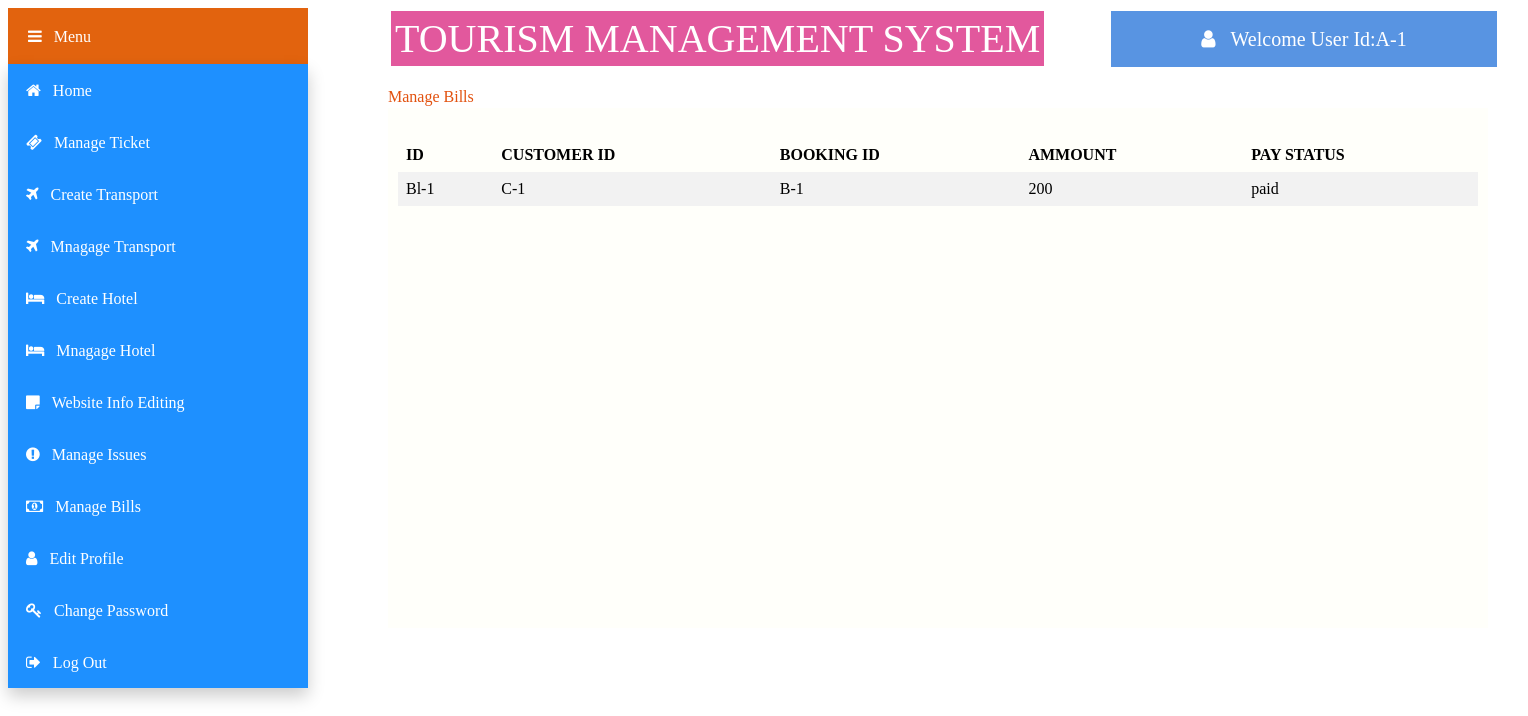
The app's page /views/Manager/managebill.php (signed in), older data.
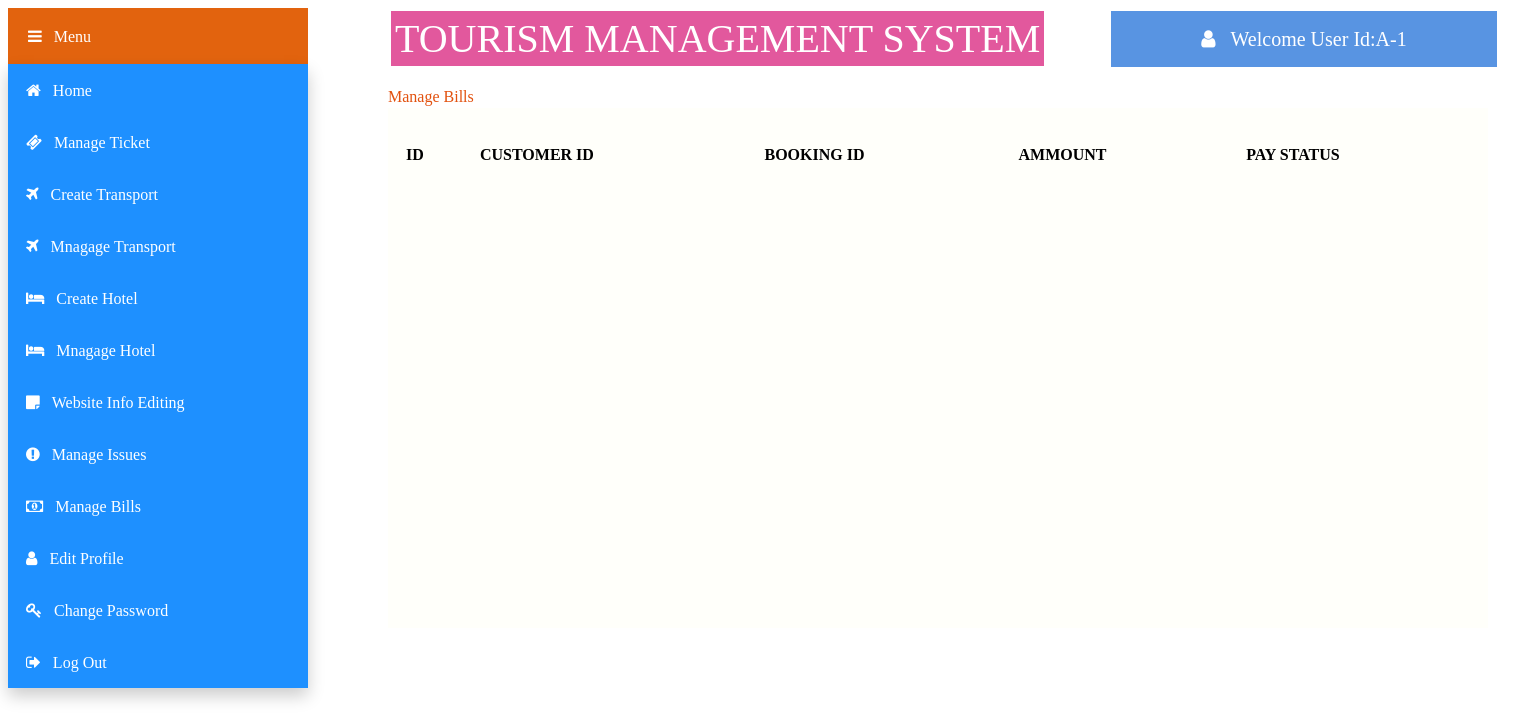
The same page, newer data.
### tables this page shows
CREATE TABLE `bill` (
  `bl_id` varchar(50) NOT NULL,
  `status` varchar(50) NOT NULL,
  `pay_status` varchar(50) NOT NULL,
  `amount` varchar(50) NOT NULL,
  `c_id` varchar(50) NOT NULL,
  `b_id` varchar(50) NOT NULL
);

### models/database.php (called while the page is built, shortened)
<?php
	 $serverName="localhost";
	 $userName="root";
	 $password="";
	 $dbName="tms";
	function get($query)
	{
        $data=array();
		global $serverName,$userName,$password,$dbName;
		$conn = mysqli_connect( $serverName, $userName, $password, $dbName);
        $result=mysqli_query($conn,$query);
        if(mysqli_num_rows($result) > 0)
        {
            while($row = mysqli_fetch_assoc($result))
            {
                $entity=array();
                foreach($row as $k=>$v)
                {
                    $entity[$k] = $row[$k];
                }
                $data[] = $entity;
            }
        }
		return $data;
	}
?>

### controllers/billController.php (called while the page is built, shortened)
<?php
    require_once '../../models/database.php';
    function getAllBill()
	{
		$query ="SELECT * FROM bill WHERE status='active'";
		$bill = get($query);
		return $bill;
    }
?>

### views/Manager/managebill.php (the view, shortened to what this page needs)
<?php
include '../../controllers/billController.php';
$bills=getAllBill();
?>
<html>
    <head>
        <link rel="stylesheet" href="https://cdnjs.cloudflare.com/ajax/libs/font-awesome/4.7.0/css/font-awesome.min.css">
        <link rel="stylesheet" type="text/css" href="css/managebill.css">
    </head>
    <body>
        <div class="title" >TOURISM MANAGEMENT SYSTEM
        </div>
        <div class="dropdown">
            <button class="dropbtn"><i class="fa fa-bars">&nbsp;&nbsp;&nbsp;Menu</i></button>
                <div class="dropdown-content">
                    <button class="btn" onClick="location.href='home.php'" value='home'><i class="fa fa-home">&nbsp;&nbsp;&nbsp;Home</i></button><br>
                    <button class="btn" onClick="location.href='manageticket.php'" value='manageticket'><i class="fa fa-ticket">&nbsp;&nbsp;&nbsp;Manage Ticket</i></button><br>
                    <button class="btn" onClick="location.href='createtransport.php'" value='createtransport'><i class="fa fa-plane">&nbsp;&nbsp;&nbsp;Create Transport</i></button><br>
                    <button class="btn" onClick="location.href='managetransport.php'" value='managetransport'><i class="fa fa-plane">&nbsp;&nbsp;&nbsp;Mnagage Transport</i></button><br>
                    <button class="btn" onClick="location.href='createhotel.php'" value='createhotel'><i class="fa fa-bed">&nbsp;&nbsp;&nbsp;Create Hotel</i></button><br>
                    <button class="btn" onClick="location.href='managehotel.php'" value='managehotel'><i class="fa fa-bed">&nbsp;&nbsp;&nbsp;Mnagage Hotel</i></button><br>
                    <button class="btn" onClick="location.href='webinfoediting.php'" value='webinfoediting' ><i class="fa fa-sticky-note">&nbsp;&nbsp;&nbsp;Website Info Editing</i></button><br>
                    <button class="btn" onClick="location.href='manageissue.php'" value='manageissue'><i class="fa fa-exclamation-circle">&nbsp;&nbsp;&nbsp;Manage Issues</i></button><br>
                    <button class="btn" onClick="location.href='managebill.php'" value='managebill'><i class="fa fa-money">&nbsp;&nbsp;&nbsp;Manage Bills</i></button><br>
                    <button class="btn" onClick="location.href='editprofile.php'" value='editprofile'><i class="fa fa-user">&nbsp;&nbsp;&nbsp;Edit Profile</i></button><br>
                    <button class="btn" onClick="location.href='changepassword.php'" value='changepassword'><i class="fa fa-key">&nbsp;&nbsp;&nbsp;Change Password</i></button><br>
                    <button class="btn"  onClick=" location.href='../logout.php'"><i class="fa fa-sign-out">&nbsp;&nbsp;&nbsp;Log Out</i></button><br>
                </div>
        </div>
        <div class="welcome" ><i class="fa fa-user">&nbsp;&nbsp;&nbsp;<?php echo "Welcome User Id:".$_SESSION["loggedinuser"];?></i>
        </div>
        <div class="text" >Manage Bills</i>
        </div>
        <div class="panel">
        <div id="table-wrapper">
        <div id="table-scroll">
            <table>
                <tr>
                    <th>ID</th>
                    <th>CUSTOMER ID</th>
                    <th>BOOKING ID</th>
                    <th>AMMOUNT</th>
                    <th>PAY STATUS</th>
                </tr>
                <?php
				        foreach($bills as $bill)
				        {
                            echo "<tr>";
                                echo "<td>".$bill["bl_id"]."</td>";
                                echo "<td>".$bill["c_id"]."</td>";
                                echo "<td>".$bill["b_id"]."</td>";
                                echo "<td>".$bill["amount"]."</td>";
                                echo "<td>".$bill["pay_status"]."</td>";
                            echo "</tr>";
				        }
                    ?>
        </table>
    </div>
    </div>
    </div>
    </body>
</html>

Row changes from the older to the newer data that the page shows:
removed bill: bl_id "Bl-1", c "C-1", b "B-1", amount "200", pay_status "paid"
